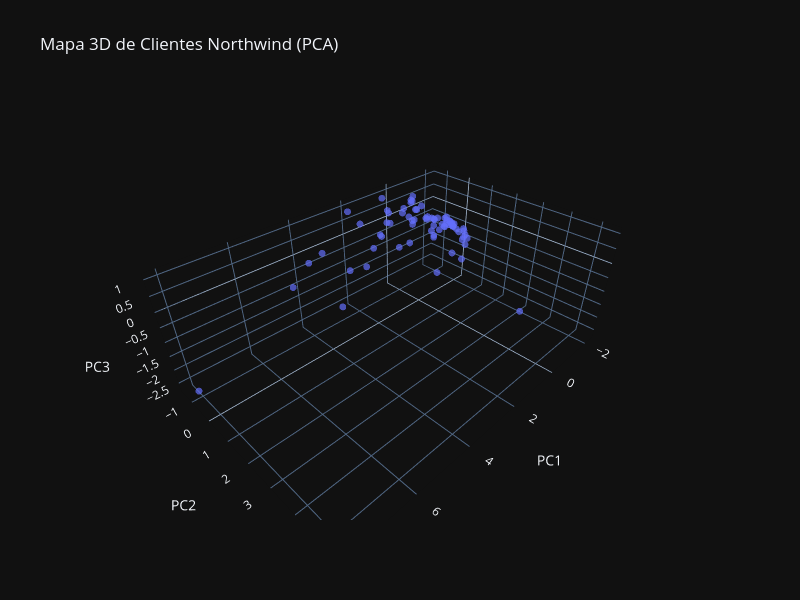

The cell this chart's notebook holds for it:
### Markdown cell above
Realizamos el entrenamiento, probamos los hiperparámetros y registramos el tracking en MLflow para medir el rendimiento de cada componente en forma de Varianza explicada. Obtuvimos que que la Varianza explicada de 2 componentes fue de .894, de 3 componentes de .961, de 4 componentes de .993, lo cual es un comportamiento esperado, que al agregar componentes se gane información aunque para elegir el número de componentes notemos que al pasar de 2 a 3 componentes ganamos 6.7% de varianza explicada. Por otro lado, al pasar de 3 a 4 componentes sólo ganamos 3.2%. Esto nos dice que el tercer componente aún aporta información útil, mientras que el 4 componente sólo agrega detalles muy específicos o ruido y por el Principio de Parsimonia buscamos el modelo más sencillo que aporte mayor información. Por lo tanto, el mejor modelo es el que usa 3 componentes. (Las capturas de las runs están en la carpeta docs)

### Code cell
df_pca = pd.DataFrame(x_pca, columns=["PC1", "PC2", "PC3"], index=dataset.index)

fig = px.scatter_3d(df_pca, x='PC1', y='PC2', z='PC3', title='Mapa 3D de Clientes Northwind (PCA)', opacity=0.7,             
    template='plotly_dark', width=800, height=600)

fig.update_traces(marker=dict(size=4))

fig.show()

### Figure 1 — Plotly figure (JSON) as saved in the notebook; plotly's stock layout.template omitted (floating-point values rounded to 4 significant figures)
{"data": [{"hovertemplate": "PC1=%{x}<br>PC2=%{y}<br>PC3=%{z}<extra></extra>", "legendgroup": "", "marker": {"color": "#636efa", "opacity": 0.7, "size": 4, "symbol": "circle"}, "mode": "markers", "name": "", "scene": "scene", "showlegend": false, "type": "scatter3d", "x": [8.027, 3.886, 3.993, 3.983, 4.587, 1.796, 2.202, 3.423, 2.435, 1.513, 2.352, 2.185, 1.387, 0.6002, 1.387, 1.364, 1.176, 0.05627, 1.921, 0.5, 0.3661, -0.1496, 0.6924, 0.7284, -0.4458, 0.345, 0.1724, 0.0998, 0.7453, 0.1564, 0.5819, -0.6372, -0.1368, 0.04954, -0.6333, -1.096, -0.3548, -0.6527, -0.364, -1.168, -0.7441, -0.4214, -0.5711, -0.9746, -1.203, -1.434, -1.713, -1.513, -1.391, -1.721, -1.268, -1.076, -0.4664, -0.4978, -1.185, -0.5628, -1.428, -1.211, -1.448, -1.498, -1.477, -1.223, -1.7, -1.545, -1.695, -1.781, -1.864, -1.809, -2.028, -1.796, -1.839, -1.909, -1.925, -2.154], "y": [-1.149, 0.9742, 0.6561, -0.8674, -0.943, 2.331, 5.37, -0.9269, 0.3451, 2.953, -0.1108, -0.533, 0.3884, 1.116, -0.4888, -0.04789, -0.6542, 0.648, -1.434, -0.3604, -0.01969, 0.6999, -0.8124, -0.8643, 1.055, -0.4549, -0.02487, -0.3944, -1.064, -0.09941, -0.9872, 1.424, -0.4226, -0.4963, -0.06514, 0.5117, -0.08333, -0.3065, -0.7243, 0.4928, -0.3564, -0.7824, -0.5026, -0.2664, 0.2246, 0.732, 0.4777, 0.6474, -0.03206, 0.6914, 0.05169, -0.4503, -0.9068, -0.8684, -0.4198, -0.997, -0.1375, -0.2944, -0.1698, -0.1375, -0.1903, -0.4876, 0.0393, -0.3565, 0.01601, -0.1157, 0.4783, 0.4555, 0.05382, -0.1034, -0.1442, -0.3027, -0.3109, -0.1651], "z": [-2.694, 0.4929, -0.8281, 0.01652, -0.6109, 0.1227, 0.4822, 0.1122, 0.393, 0.703, -0.4714, 0.8097, 0.04581, 0.4449, 0.1667, 0.723, -0.02443, 0.01405, 0.8445, 0.6907, 0.3527, 0.2296, 0.6075, 0.2514, -0.6088, 0.7718, 0.8146, -0.567, 1.064, 0.7841, 0.6033, -0.2214, 0.213, 0.3583, 0.2327, -0.02394, 0.3136, 0.1032, 0.9022, 0.02521, 0.1555, -0.03146, 0.5631, -0.2316, -0.09974, -0.2484, -0.7828, -0.222, -0.06809, -0.657, -0.1399, -0.5365, 0.5917, 0.6426, -0.1242, 0.6308, -0.3896, -0.03034, -0.3901, -0.03203, -0.08366, -0.1315, -0.3984, -0.4057, -0.4172, -0.4086, -0.651, -0.7173, -0.7348, -0.3904, -0.3721, -0.3979, -0.3877, -0.7433]}], "layout": {"height": 600, "legend": {"tracegroupgap": 0}, "scene": {"domain": {"x": [0, 1], "y": [0, 1]}, "xaxis": {"title": {"text": "PC1"}}, "yaxis": {"title": {"text": "PC2"}}, "zaxis": {"title": {"text": "PC3"}}}, "title": {"text": "Mapa 3D de Clientes Northwind (PCA)"}, "width": 800}}
